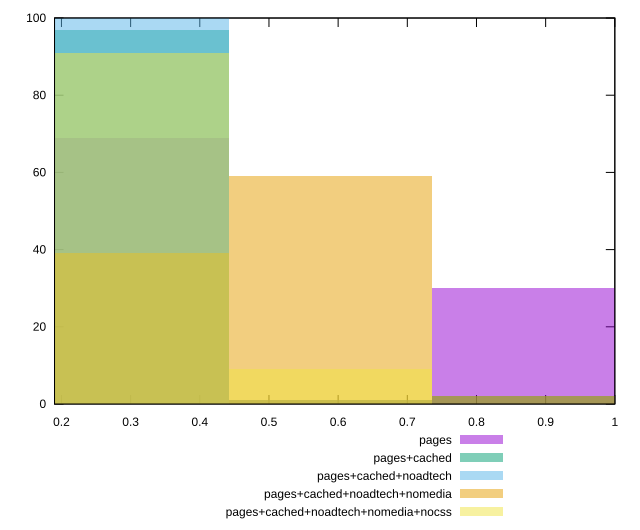

gnuplot code for this plot:
reset

$pages <<EOF
0.8833713747624159 30
0.2944571249208053 69
0.5889142498416106 1
EOF

$pagesCached <<EOF
0.2944571249208053 97
0.8833713747624159 2
0.5889142498416106 1
EOF

$pagesCachedNoadtech <<EOF
0.2944571249208053 100
EOF

$pagesCachedNoadtechNomedia <<EOF
0.2944571249208053 39
0.5889142498416106 59
0.8833713747624159 2
EOF

$pagesCachedNoadtechNomediaNocss <<EOF
0.2944571249208053 91
0.5889142498416106 9
EOF

set key outside below
set boxwidth 0.2944571249208053
set xrange [0.19:1]
set yrange [0:100]
set trange [0:100]
set style fill transparent solid 0.5 noborder
set terminal svg size 640, 530 enhanced background rgb 'white'
set output "report_00015_2021-02-09T16-11-33.973Z/uses-rel-preload/comparison/histogram/all_score.svg"

plot $pages title "pages" with boxes, \
     $pagesCached title "pages+cached" with boxes, \
     $pagesCachedNoadtech title "pages+cached+noadtech" with boxes, \
     $pagesCachedNoadtechNomedia title "pages+cached+noadtech+nomedia" with boxes, \
     $pagesCachedNoadtechNomediaNocss title "pages+cached+noadtech+nomedia+nocss" with boxes

reset
